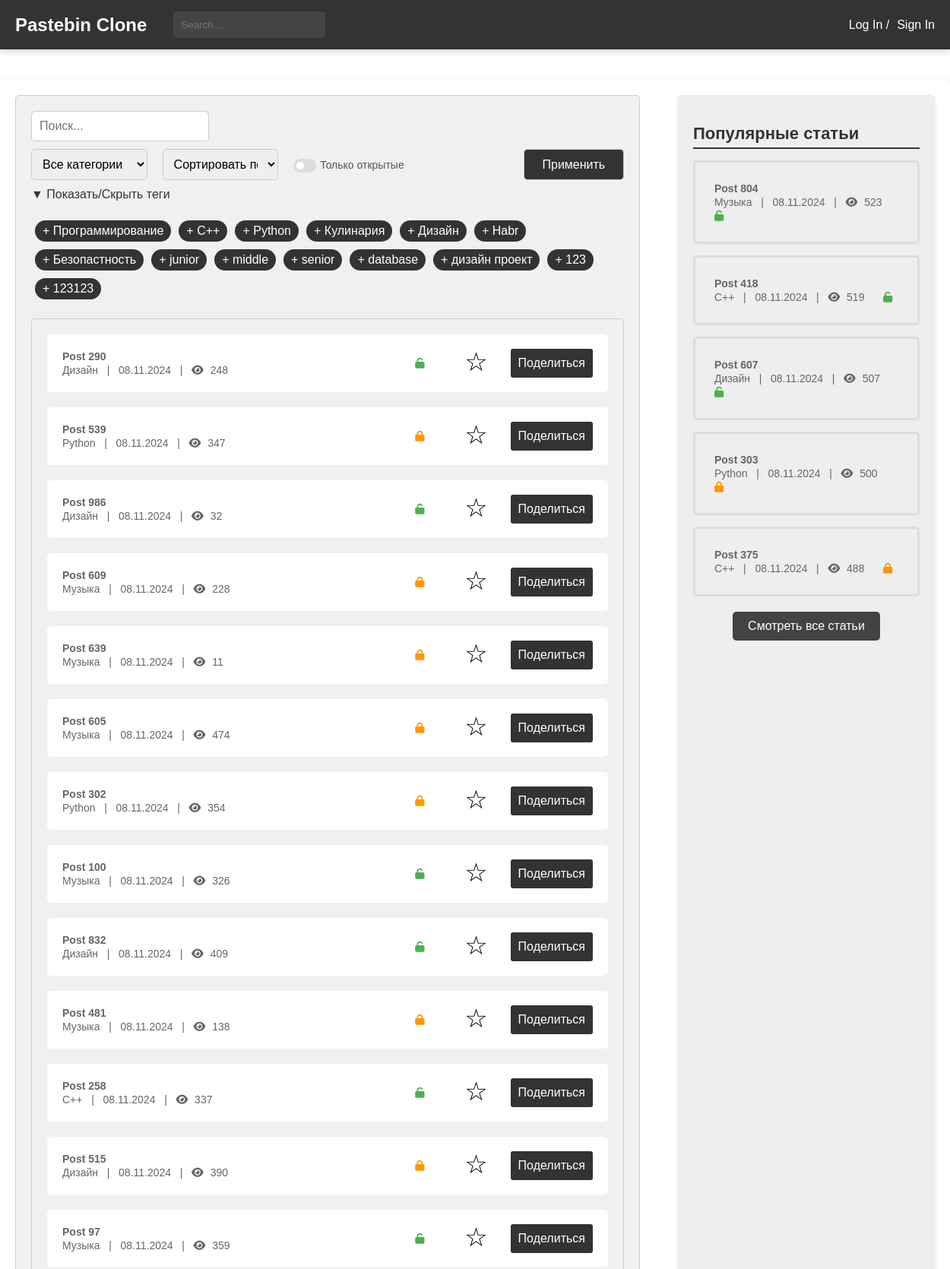
The page /posts_check/ (upper part) on the database its author committed.
### blog/models.py (models this page shows, shortened)
class Tag(models.Model):
    name = models.CharField(max_length=30, unique=True)
    class Meta:
        verbose_name = 'Тег'
        verbose_name_plural = 'Теги'

class Paste(models.Model):
    ACCESS_STATUS_CHOICES = [
        (0, 'Private'),
        (1, 'Public'),
        (2, 'Draft'),
    ]
    TIME_LIVE_CHOICES = [
        (None, 'Никогда'),
        (timedelta(minutes=2), 'Через 2 минуты'),
        (timedelta(hours=1), 'Через 1 час'),
        (timedelta(days=1), 'Через 1 день'),
        (timedelta(weeks=1), 'Через 1 неделю'),
    ]
    title = models.CharField(max_length=200)
    content = models.TextField()
    author = models.ForeignKey(User, on_delete=models.CASCADE)
    created_at = models.DateTimeField(auto_now_add=True)
    updated_at = models.DateTimeField(auto_now=True)
    slug = models.UUIDField(default=uuid.uuid4, editable=False, unique=True)
    tags = models.ManyToManyField(Tag, related_name='posts')
    category = models.ForeignKey(Category, on_delete=models.SET_NULL, null=True)
    access_status = models.IntegerField(choices=ACCESS_STATUS_CHOICES, default=1)
    time_live = models.DurationField(null=True, blank=True)
    password = models.CharField(max_length=100, null=True, blank=True)
    is_delete_after_read = models.BooleanField(default=False)
    views_count = models.PositiveIntegerField(default=0)
    favourite_count = models.PositiveIntegerField(default=0)
    def get_absolute_url(self):
        return reverse('blog:post-detail', kwargs={'slug': self.slug})
    def get_formatted_created_at(self):
        return self.created_at.strftime('%d.%m.%Y')
    class Meta:
        verbose_name = 'Паста'
        verbose_name_plural = 'Паста'

class Category(models.Model):
    name = models.CharField(max_length=30, unique=True)
    parent = models.ForeignKey(
        'self',
        on_delete=models.CASCADE,
        null=True, blank=True,
        related_name='subcategories'
    )
    def __str__(self):
        return self.name
    class Meta:
        verbose_name = 'Категория'
        verbose_name_plural = 'Категории'

### blog/views.py (the view)
# urls.py: path('posts_check/', views.posts_check, name='posts-list'),
def posts_check(request):
    posts = Paste.objects.all()
    tags = Tag.objects.all()
    popular_posts = Paste.objects.order_by('-views_count')[:5]
    categories = Category.objects.all()
    category = request.GET.get('category')
    sort_by = request.GET.get('sort')
    access_status = request.GET.get('access_status')
    has_password = request.GET.get('has_password')
    search_query = request.GET.get('search', '')
    selected_tags = request.GET.get('tags')
    selected_tags = selected_tags.split(',') if selected_tags else []
    posts = sort_and_filter(posts, category, sort_by, access_status, has_password, search_query, selected_tags)
    return render(request, 'blog/posts.html', {
        'posts': posts,
        'popular_posts': popular_posts,
        'categories': categories,
        'selected_category': category,
        'selected_sort': sort_by,
        'has_password': has_password,
        'search_query': search_query,
        'tags': tags,
        'selected_tags': selected_tags,
    })

### general/context_processors.py (called while the page is built)
def unread_counts(request):
    if request.user.is_authenticated:
        unread_messages_count = Messages.objects.filter(user=request.user, is_checked=False).count()
        unread_notifications_count = Notifications.objects.filter(user=request.user, is_checked=False).count()
    else:
        unread_messages_count = 0
        unread_notifications_count = 0
    return {
        'unread_messages_count': unread_messages_count,
        'unread_notifications_count': unread_notifications_count,
    }

### blog/templates/blog/posts.html (shortened to what this page needs)
{% extends 'blog/temps/base.html' %}
{% load static %}
{% block head %}
<link rel="stylesheet" type="text/css" href="{% static 'css/posts.css' %}">
<link rel="stylesheet" href="https://cdnjs.cloudflare.com/ajax/libs/font-awesome/4.7.0/css/font-awesome.min.css">
{% endblock %}
{% block content %}
<main>
    <div class="main-container">
        <div class="post-filter">
            <form method="GET" action="{% url 'blog:posts-list' %}">
                <input type="search" name="search" placeholder="Поиск..." value="{{ search_query }}">
                <div style="display: flex; justify-content: space-between; margin-top: 10px;">
                    <select name="category" style="width: 35%;">
                        <option value="">Все категории</option>
                    </select>
                    <select name="sort" style="width: 35%; margin-left: 20px;">
                        <option value="">Сортировать по</option>
                    </select>
                    <div class="checkbox-container">
                        <label for="has_password">
                            <span>Только открытые</span>
                            <span></span>
                            <span></span>
                        </label>
                    </div>
                    <button type="submit" class="styled-button" style="margin-left: 157px" onclick="applyFilters()">Применить</button>
                </div>
                {% include 'blog/temps/tags_drop_menu.html' %}
            </form>
            <div class="post-list">
                <ul>
                    {% for post in posts %}
                    <li class="post-item">
                        <div class="post-details">
                            <a href="{% url 'blog:post-detail' post.slug %}">
                                <span class="article-title">{{ post.title }}</span>
                                <br>
                                <span class="article-meta">{{ post.category }} &nbsp; | &nbsp; {{ post.get_formatted_created_at }} &nbsp; | &nbsp;
                        <i class="fa fa-eye"></i> <span class="view-count">{{ post.views_count }}</span></span>
                            </a>
                        </div>
                        <div class="post-actions">
                            {% if post.password %}
                            <span class="post-lock"><i class="fa fa-lock" aria-hidden="true"
                                                       style="color: #FF9800;"></i></span>
                            {% else %}
                            <span class="post-lock"><i class="fa fa-unlock" aria-hidden="true"
                                                       style="color: #4CAF50;"></i></span>
                            {% endif %}
                            <span class="post-favorite" data-post-slug="{{ post.slug }}"
                                  onclick="toggleFavorite(this, '{{ post.slug }}')">
                                <span class="star" id="favorite-star"
                                      style="color: {% if post in user.favorites.all %}#FFD700{% else %}black{% endif %};">
                                    {% if post in user.favorites.all %}★{% else %}☆{% endif %}
                                </span>
                            </span>
                            <button class="post-share-button" onclick="copyToClipboard('{{ post.get_absolute_url }}')">
                                Поделиться
                            </button>
                        </div>
                    </li>
                    {% endfor %}
                </ul>
            </div>
        </div>
        {% include 'blog/temps/popular_posts.html' %}
    </div>
</main>
{% endblock %}

### blog/templates/blog/temps/tags_drop_menu.html (shortened to what this page needs)
{% load static %}
<head>
    <link rel="stylesheet" type="text/css" href="{% static 'css/tags_drop_menu.css' %}">
</head>
<div>
    <div class="toggle-button" onclick="toggleTagList()">&#9660; Показать/Скрыть теги</div>
    <div class="tag-list-container" id="tagListContainer">
        <div class="tags-container">
            {% for tag in tags %}
            <div class="tag" onclick="selectTag('{{ tag.name }}')" data-tag-id="{{ tag.id }}">
                + {{ tag.name }}
            </div>
            {% endfor %}
        </div>
    </div>
</div>

### blog/templates/blog/temps/popular_posts.html
{% load static %}
<head>
    <link rel="stylesheet" type="text/css" href="{% static 'css/popular_posts.css' %}">
    <link rel="stylesheet" href="https://cdnjs.cloudflare.com/ajax/libs/font-awesome/6.0.0-beta3/css/all.min.css">
</head>
<div class="right-block">
    <h2>Популярные статьи</h2>
    <ul>
        {% for popular_post in popular_posts %}
        <li>
            <a href="{% url 'blog:post-detail' popular_post.slug %}">
                <span class="article-title">{{popular_post.title}}</span>
                <br>
                <span class="article-meta">{{ popular_post.category }} &nbsp; | &nbsp; {{ popular_post.get_formatted_created_at }} &nbsp; |  &nbsp;
                                    <i class="fa fa-eye"></i> <span
                            class="view-count">{{popular_post.views_count}}</span></span>
                {% if popular_post.password %}
                <span><i class="fa fa-lock" aria-hidden="true" style="color: #FF9800;"></i></span>
                {% else %}
                <span><i class="fa fa-unlock" aria-hidden="true" style="color: #4CAF50;"></i></span>
                {% endif %}
            </a>
        </li>
        {% endfor %}
    </ul>
     <div class="all-posts-link">
        <a href="{% url 'blog:posts-list' %}">Смотреть все статьи</a>
    </div>
</div>

### blog/static/css/posts.css (style rules this page uses)
body { margin: 0; padding: 0; font-family: Arial, sans-serif; }
.main-container { display: flex; justify-content: space-between; max-width: 1400px; margin: 40px auto; padding: 20px; box-shadow: 0 2px 10px rgba(0, 0, 0, 0.1); border-radius: 8px; background-color: #ffffff; }
.right-block { width: 30%; background-color: #ccc; padding: 20px; height: 100%; margin-left: 50px; }
.post-list ul { list-style: none; padding: 0; margin: 0; }
.post-list li { margin-bottom: 20px; }
.post-list a { display: block; padding: 10px; background-color: #fff; border-radius: 5px; text-decoration: none; color: #333; transition: background-color 0.3s; }
.post-list span { font-size: 14px; color: #666; }
.post-list i { font-size: 14px; margin-right: 5px; }
.right-block { width: 30%; background-color: #eeeeee; padding: 20px; border-radius: 5px; height: auto; box-shadow: 0 2px 5px rgba(0, 0, 0, 0.1); position: relative; }
.right-block h2 { font-size: 22px; font-weight: bold; margin-bottom: 15px; color: #333; border-bottom: 2px solid #333333FF; padding-bottom: 5px; }
.right-block ul { list-style: none; padding: 0; margin: 0; }
.right-block li { margin-bottom: 15px; padding: 10px; border: 3px solid #ddd; border-radius: 5px; transition: background-color 0.3s; }
.right-block a { display: block; padding: 15px; color: #333; text-decoration: none; border-radius: 5px; transition: background-color 0.3s; }
.right-block span { font-size: 14px; color: #666; }
.right-block i { font-size: 14px; margin-right: 5px; }
.article-title { font-weight: bold; font-size: 34px; }
.post-share-button { padding: 5px 15px; background-color: #f44336; color: white; border: none; border-radius: 3px; cursor: pointer; transition: background-color 0.3s; min-width: 80px; margin-right: 10px; }
.post-actions i.fa-lock { color: #FF9800; }
.post-actions i.fa-unlock { color: #4CAF50; }
.post-actions i.fa-lock, .post-actions i.fa-unlock { margin-left: -50px; }
.view-count { margin-left: 0; }
.post-filter { background-color: #f0f0f0; padding: 20px; border: 1px solid #ccc; border-radius: 5px; margin-bottom: 20px; }
.post-filter form { display: flex; flex-wrap: wrap; justify-content: space-between; }
.post-filter input[type="search"], .post-filter select, .post-filter button[type="submit"] { width: 30%; padding: 10px; font-size: 16px; border: 1px solid #ccc; border-radius: 5px; }
.post-filter button[type="submit"] { background-color: #333; color: #fff; cursor: pointer; margin-left: auto; }
.post-list { background-color: #f0f0f0; border: 1px solid #ccc; border-radius: 5px; margin-top: 20px; padding: 20px; }
.post-item { display: flex; justify-content: space-between; align-items: center; margin-bottom: 20px; background-color: #fff; padding: 10px; border-radius: 5px; transition: background-color 0.3s; }
.post-details { display: flex; flex-direction: column; gap: 10px; }
.post-actions { display: flex; align-items: center; justify-content: space-between; min-width: 350px; }
.post-actions span { margin-right: 15px; }
.post-actions button { width: 30%; padding: 10px; font-size: 16px; background-color: #333; color: white; border: none; border-radius: 3px; cursor: pointer; transition: background-color 0.3s; min-width: 80px; }
.post-lock { margin-left: 200px; }
.post-favorite { margin-right: 10px; cursor: pointer; font-size: 24px; display: inline-block; }
.star { font-size: 34px !important; transition: color 0.3s; margin-top: -5px; display: inline-block; }
.checkbox-container { margin-left: 20px; display: flex; align-items: center; }
.checkbox-container label { position: relative; display: flex; align-items: center; cursor: pointer; font-size: 18px; color: #555; white-space: nowrap; }
.checkbox-container label span:first-child { position: relative; padding-left: 35px; font-size: 14px; }
.checkbox-container label span:nth-child(2) { position: absolute; left: 0; top: 0; width: 30px; height: 18px; background-color: #ddd; border-radius: 15px; transition: 0.3s; }
.checkbox-container label span:nth-child(3) { position: absolute; left: 4px; top: 4px; width: 10px; height: 10px; background-color: #fff; border-radius: 50%; transition: 0.3s; }

### blog/static/css/footer.css (style rules this page uses)
html, body { height: 100%; margin: 0; }
body { display: flex; flex-direction: column; }
main { flex: 1; }

### rows shown on the page
Tag: name "Программирование"
Tag: name "С++"
Tag: name "Python"
Tag: name "Кулинария"
Tag: name "Дизайн"
Tag: name "Habr"
Tag: name "Безопастность"
Tag: name "junior"
Tag: name "middle"
Tag: name "senior"
Tag: name "database"
Tag: name "дизайн проект"
Tag: name "123"
Tag: name "123123"
Paste: title "Post 290", category "Дизайн", get_formatted_created_at "08.11.2024", views_count "248"
Paste: title "Post 539", category "Python", get_formatted_created_at "08.11.2024", views_count "347"
Paste: title "Post 986", category "Дизайн", get_formatted_created_at "08.11.2024", views_count "32"
Paste: title "Post 609", category "Музыка", get_formatted_created_at "08.11.2024", views_count "228"
Paste: title "Post 639", category "Музыка", get_formatted_created_at "08.11.2024", views_count "11"
Paste: title "Post 605", category "Музыка", get_formatted_created_at "08.11.2024", views_count "474"
Paste: title "Post 302", category "Python", get_formatted_created_at "08.11.2024", views_count "354"
Paste: title "Post 100", category "Музыка", get_formatted_created_at "08.11.2024", views_count "326"
Paste: title "Post 832", category "Дизайн", get_formatted_created_at "08.11.2024", views_count "409"
Paste: title "Post 481", category "Музыка", get_formatted_created_at "08.11.2024", views_count "138"
Paste: title "Post 258", category "С++", get_formatted_created_at "08.11.2024", views_count "337"
Paste: title "Post 515", category "Дизайн", get_formatted_created_at "08.11.2024", views_count "390"
Paste: title "Post 97", category "Музыка", get_formatted_created_at "08.11.2024", views_count "359"
Paste: title "Post 804", category "Музыка", get_formatted_created_at "08.11.2024", views_count "523"
Paste: title "Post 418", category "С++", get_formatted_created_at "08.11.2024", views_count "519"
Paste: title "Post 607", category "Дизайн", get_formatted_created_at "08.11.2024", views_count "507"
Paste: title "Post 303", category "Python", get_formatted_created_at "08.11.2024", views_count "500"
Paste: title "Post 375", category "С++", get_formatted_created_at "08.11.2024", views_count "488"
